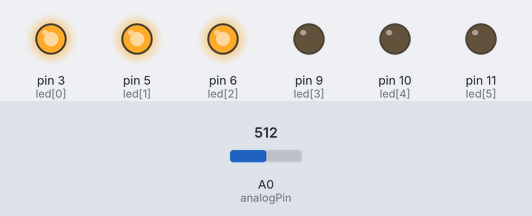
Bench run of a sketch on a simulated Arduino Uno, built with avr-gcc and run on an emulated ATmega328P. Parts: output pins drawn as LEDs (lit = HIGH). Inputs (shaded band) come from the test bench; at power-on: A0 (analogPin) = 512.

Above: at 1.2 s.
1.3 s: A0 (analogPin) set to 716
At 1.7 s:
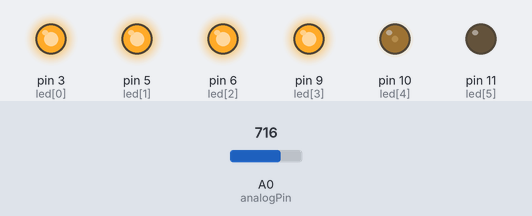
2.8 s: A0 (analogPin) set to 900
At 4.0 s:
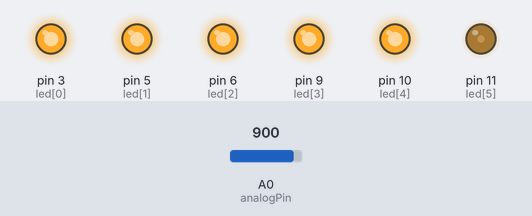
4.3 s: A0 (analogPin) set to 1023
At 5.2 s:
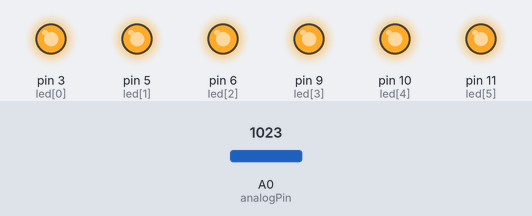
5.8 s: A0 (analogPin) set to 306
At 6.4 s:
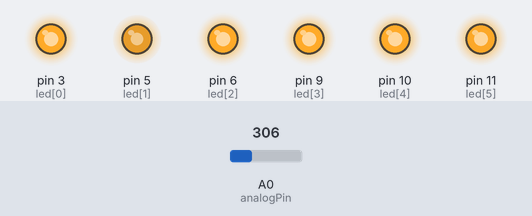
7.3 s: A0 (analogPin) set to 122
At 8.7 s:
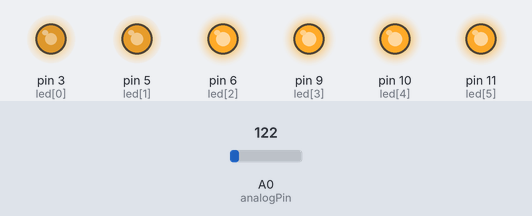
Timing chart, 0 to 9.8 s (numbered marks = the images above; inputs shaded):
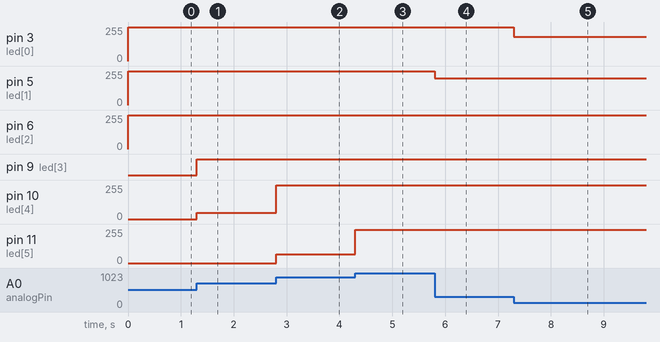

Measured:
- after the input at 1.3 s, pin 6 (led[2]): 253/255 → 255/255 at once; pin 9 (led[3]): LOW → HIGH at once; pin 10 (led[4]): 0/255 → 47/255 at once
- after the input at 2.8 s, pin 10 (led[4]): 47/255 → 255/255 at once; pin 11 (led[5]): 0/255 → 67/255 at once
- after the input at 4.3 s, pin 11 (led[5]): 67/255 → 250/255 at once
- after the input at 5.8 s, pin 5 (led[1]): 255/255 → 201/255 at once
- after the input at 7.3 s, pin 3 (led[0]): 255/255 → 181/255 at once

The sketch:

336_1.ino
```cpp
const int led[6] = { 3, 5, 6, 9, 10, 11 };
const int analogPin = A0;

void setup() {

}

void loop() {
  int sensorInput = analogRead(analogPin);

  if(sensorInput/171>=1+0) // 171*1 이상이면
  analogWrite(led[0], 255);
  else if(sensorInput/171>=0+0) // 171*0 이상이면
  analogWrite(led[0], int(sensorInput%171/171.0*255));

  if(sensorInput/171>=1+1) // 171*2 이상이면
  analogWrite(led[1], 255);
  else if(sensorInput/171>=0+1) // 171*1 이상이면
  analogWrite(led[1], int(sensorInput%171/171.0*255));

  if(sensorInput/171>=1+2) // 171*3 이상이면
  analogWrite(led[2], 255);
  else if(sensorInput/171>=0+2) // 171*2 이상이면
  analogWrite(led[2], int(sensorInput%171/171.0*255));

  if(sensorInput/171>=1+3) // 171*4 이상이면
  analogWrite(led[3], 255);
  else if(sensorInput/171>=0+3) // 171*3 이상이면
  analogWrite(led[3], int(sensorInput%171/171.0*255));

  if(sensorInput/171>=1+4) // 171*5 이상이면
  analogWrite(led[4], 255);
  else if(sensorInput/171>=0+4) // 171*4 이상이면
  analogWrite(led[4], int(sensorInput%171/171.0*255));

  if(sensorInput/171>=1+5) // 171*6 이상이면
  analogWrite(led[5], 255);
  else if(sensorInput/171>=0+5) // 171*5 이상이면
  analogWrite(led[5], int(sensorInput%171/171.0*255));
}
```
